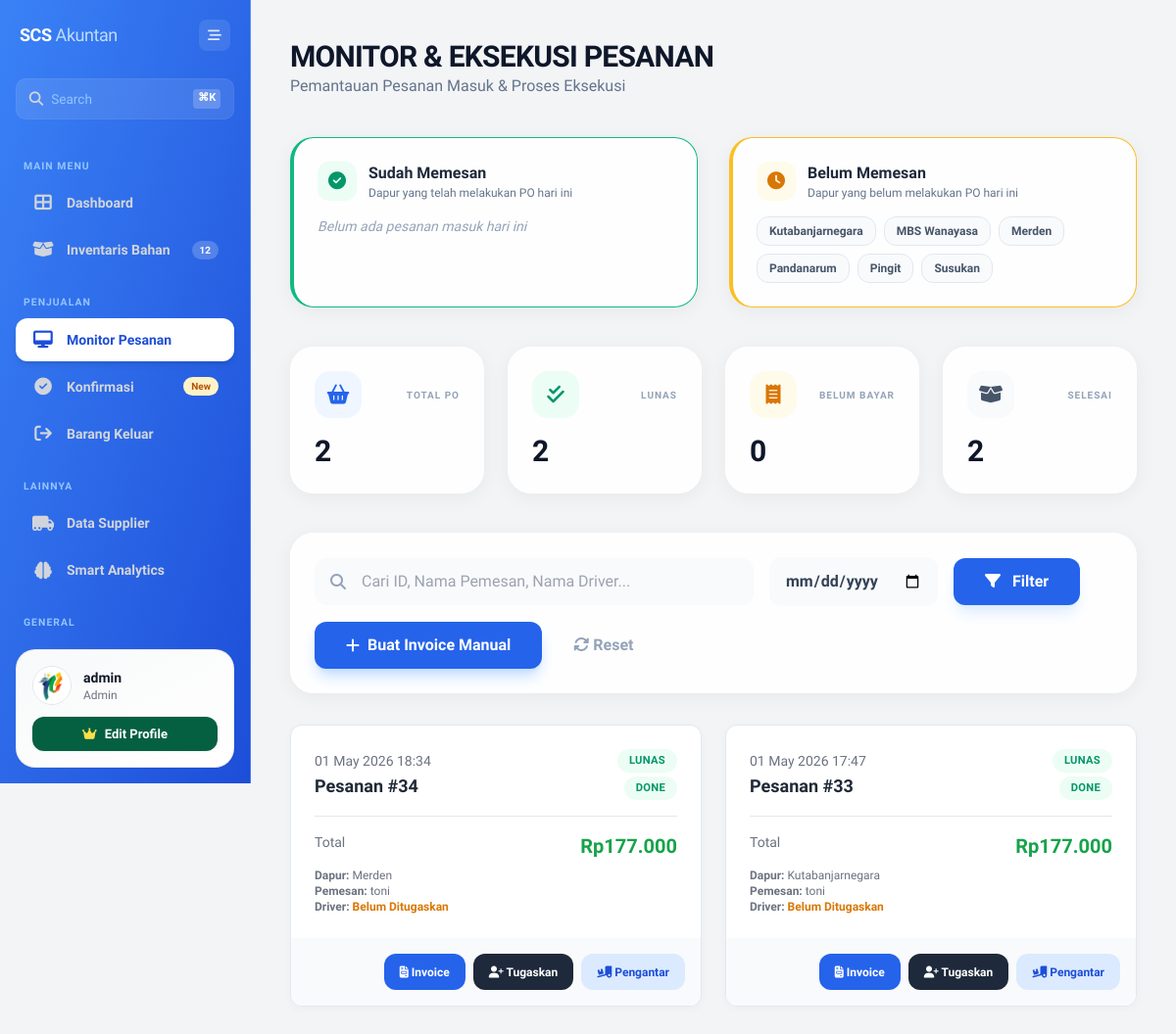
Page /laporanPenjualan.php (signed in) on the committed database.
### tables this page shows
CREATE TABLE `pesanan` (
  `id_pesanan` int UNSIGNED NOT NULL,
  `id_dapur` int NOT NULL,
  `nama_pemesan` varchar(100) NOT NULL,
  `email_pemesan` varchar(100) DEFAULT NULL,
  `wa_pemesan` varchar(20) NOT NULL,
  `tgl_digunakan` date DEFAULT NULL,
  `catatan` text,
  `total_harga` decimal(10,2) NOT NULL DEFAULT '0.00',
  `status_pembayaran` enum('Belum Bayar','Lunas','Batal') NOT NULL DEFAULT 'Belum Bayar',
  `status_pengiriman` enum('Pending','Ongoing','Done') NOT NULL DEFAULT 'Pending',
  `tgl_pesan` timestamp NOT NULL DEFAULT CURRENT_TIMESTAMP,
  `id_suplier` int UNSIGNED DEFAULT NULL,
  `id_driver` int DEFAULT NULL,
  `nama_driver` varchar(100) DEFAULT NULL
);

CREATE TABLE `user` (
  `id` int NOT NULL,
  `nama` varchar(30) DEFAULT NULL,
  `password` varchar(255) DEFAULT NULL,
  `role` ENUM('admin', 'dapur', 'akuntan') NOT NULL,
  `foto` varchar(255) DEFAULT NULL
);

### laporanPenjualan.php (the view, shortened to what this page needs)
<?php
include 'koneksi.php';
$search = trim($_GET['search'] ?? '');
$filter_tanggal = $_GET['tanggal'] ?? '';
$filter_nama_dapur = trim($_GET['filter_nama'] ?? '');
$show_laporan_harian = empty($filter_nama_dapur);
$laporan_harian = [];
if ($show_laporan_harian) {
    $master_dapur = [];
    $dapur_sudah_pesan_ids = [];
    $res = $koneksi->query("SELECT id, nama FROM user WHERE role = 'dapur' ORDER BY nama ASC");
    while ($row = $res->fetch_assoc()) $master_dapur[$row['id']] = $row['nama'];
    foreach ($master_dapur as $id => $nama) {
        $laporan_harian[] = ['nama' => $nama, 'status' => in_array($id, $dapur_sudah_pesan_ids) ? 'Sudah' : 'Belum'];
    }
}
$riwayat_pembelian = [];
$sql_pesanan = "SELECT P.*, U.nama as nama_dapur
                FROM pesanan AS P
                LEFT JOIN user AS U ON P.id_dapur = U.id
                WHERE 1=1";
$sql_pesanan .= " ORDER BY P.id_pesanan DESC";
$res_main = $koneksi->query($sql_pesanan);
if ($res_main) {
    while ($row = $res_main->fetch_assoc()) {
        $riwayat_pembelian[] = [
            'id' => $row['id_pesanan'],
            'tanggal' => date('d F Y H:i', strtotime($row['tgl_pesan'])),
            'status_pembayaran' => $row['status_pembayaran'],
            'status_pengiriman' => $row['status_pengiriman'],
            'total_harga' => $row['total_harga'],
            'nama_dapur' => $row['nama_dapur'] ?? 'User Dihapus',
            'nama_pemesan' => $row['nama_pemesan'] ?? '-',
            'nopol_driver' => $row['nopol_driver'] ?? '-',
            'nama_driver' => $row['nama_driver'] ?? '-',
            'no_hp_driver' => $row['no_hp_driver'] ?? '-',
            'wa_pemesan' => $row['wa_pemesan']
        ];
    }
}
$res_count = $koneksi->query("SELECT status_pembayaran, status_pengiriman FROM pesanan");
$total_pesanan_count = 0; $lunas_count = 0; $belum_bayar_count = 0; $selesai_count = 0;
while($r = $res_count->fetch_assoc()){
    $total_pesanan_count++;
    if($r['status_pembayaran']=='Lunas') $lunas_count++;
    if($r['status_pengiriman']=='Done') $selesai_count++;
}
?>
<!DOCTYPE html>
<html lang="id">
<head>
    <script src="https://cdn.tailwindcss.com"></script>
    <link rel="stylesheet" href="https://cdnjs.cloudflare.com/ajax/libs/font-awesome/6.5.0/css/all.min.css">
</head>
<body class="flex bg-gray-100 min-h-screen">
    <?php include 'sidebar.php'; ?>
    <main class="flex-1 min-h-screen p-6 md:p-10 transition-all duration-300">
        <div class="flex flex-col lg:flex-row justify-between items-start lg:items-center mb-10 gap-4">
            <div>
                <h1 class="text-3xl font-black text-slate-900 uppercase tracking-tight">Monitor & Eksekusi Pesanan</h1>
                <p class="text-slate-500 font-medium">Pemantauan Pesanan Masuk & Proses Eksekusi</p>
            </div>
        </div>
        <?php if ($show_laporan_harian): ?>
        <div class="grid grid-cols-1 lg:grid-cols-2 gap-8 mb-10">
            <div class="glass-card p-6 border-l-4 border-emerald-500">
                <div class="flex items-center gap-3 mb-4">
                    <div class="w-10 h-10 bg-emerald-50 rounded-xl flex items-center justify-center text-emerald-600">
                        <i class="fas fa-check-circle text-lg"></i>
                    </div>
                    <div>
                        <h3 class="font-bold text-slate-800">Sudah Memesan</h3>
                        <p class="text-xs text-slate-500">Dapur yang telah melakukan PO hari ini</p>
                    </div>
                </div>
                <div class="flex flex-wrap gap-2">
                    <?php
                    $count_sudah = 0;
                    if($count_sudah==0) echo '<p class="text-slate-400 text-sm italic">Belum ada pesanan masuk hari ini</p>';
                    ?>
                </div>
            </div>
            <div class="glass-card p-6 border-l-4 border-amber-400">
                <div class="flex items-center gap-3 mb-4">
                    <div class="w-10 h-10 bg-amber-50 rounded-xl flex items-center justify-center text-amber-600">
                        <i class="fas fa-clock text-lg"></i>
                    </div>
                    <div>
                        <h3 class="font-bold text-slate-800">Belum Memesan</h3>
                        <p class="text-xs text-slate-500">Dapur yang belum melakukan PO hari ini</p>
                    </div>
                </div>
                <div class="flex flex-wrap gap-2">
                    <?php
                    foreach ($laporan_harian as $l) {
                        if($l['status']=='Belum') {
                            echo '<span class="inline-flex items-center px-3 py-1.5 rounded-xl bg-slate-50 text-slate-600 text-xs font-bold border border-slate-200">'.$l['nama'].'</span>';
                        }
                    }
                    ?>
                </div>
            </div>
        </div>
        <?php endif; ?>
        <div class="grid grid-cols-1 md:grid-cols-4 gap-6 mb-10">
            <div onclick="setFilter('total')" class="glass-card p-6 cursor-pointer group hover:bg-blue-600 transition-all duration-300">
                <div class="flex items-center justify-between mb-4">
                    <div class="w-12 h-12 bg-blue-50 group-hover:bg-blue-500 rounded-2xl flex items-center justify-center text-blue-600 group-hover:text-white transition-colors">
                        <i class="fas fa-shopping-basket text-xl"></i>
                    </div>
                    <span class="text-[10px] font-black uppercase tracking-widest text-slate-400 group-hover:text-blue-200 transition-colors">Total PO</span>
                </div>
                <h3 class="text-3xl font-black text-slate-900 group-hover:text-white transition-colors"><?php echo $total_pesanan_count; ?></h3>
            </div>
            <div onclick="setFilter('lunas')" class="glass-card p-6 cursor-pointer group hover:bg-emerald-600 transition-all duration-300">
                <div class="flex items-center justify-between mb-4">
                    <div class="w-12 h-12 bg-emerald-50 group-hover:bg-emerald-500 rounded-2xl flex items-center justify-center text-emerald-600 group-hover:text-white transition-colors">
                        <i class="fas fa-check-double text-xl"></i>
                    </div>
                    <span class="text-[10px] font-black uppercase tracking-widest text-slate-400 group-hover:text-emerald-200 transition-colors">Lunas</span>
                </div>
                <h3 class="text-3xl font-black text-slate-900 group-hover:text-white transition-colors"><?php echo $lunas_count; ?></h3>
            </div>
            <div onclick="setFilter('belum_bayar')" class="glass-card p-6 cursor-pointer group hover:bg-amber-500 transition-all duration-300">
                <div class="flex items-center justify-between mb-4">
                    <div class="w-12 h-12 bg-amber-50 group-hover:bg-amber-400 rounded-2xl flex items-center justify-center text-amber-600 group-hover:text-white transition-colors">
                        <i class="fas fa-receipt text-xl"></i>
                    </div>
                    <span class="text-[10px] font-black uppercase tracking-widest text-slate-400 group-hover:text-amber-100 transition-colors">Belum Bayar</span>
                </div>
                <h3 class="text-3xl font-black text-slate-900 group-hover:text-white transition-colors"><?php echo $belum_bayar_count; ?></h3>
            </div>
            <div onclick="setFilter('selesai')" class="glass-card p-6 cursor-pointer group hover:bg-slate-800 transition-all duration-300">
                <div class="flex items-center justify-between mb-4">
                    <div class="w-12 h-12 bg-slate-50 group-hover:bg-slate-700 rounded-2xl flex items-center justify-center text-slate-600 group-hover:text-white transition-colors">
                        <i class="fas fa-box-open text-xl"></i>
                    </div>
                    <span class="text-[10px] font-black uppercase tracking-widest text-slate-400 group-hover:text-slate-400 transition-colors">Selesai</span>
                </div>
                <h3 class="text-3xl font-black text-slate-900 group-hover:text-white transition-colors"><?php echo $selesai_count; ?></h3>
            </div>
        </div>
        <div class="glass-card p-6 mb-8 flex flex-wrap items-center gap-4">
            <div class="relative flex-grow max-w-md">
                <i class="fas fa-search absolute left-4 top-1/2 -translate-y-1/2 text-slate-400"></i>
                <input type="text" id="searchInput" value="<?php echo htmlspecialchars($search); ?>"
                       placeholder="Cari ID, Nama Pemesan, Nama Driver..."
                       class="w-full pl-12 pr-4 py-3 bg-slate-50 border-none rounded-xl focus:ring-2 focus:ring-blue-500 font-medium transition outline-none">
            </div>
            <input type="date" id="dateFilter" value="<?php echo htmlspecialchars($filter_tanggal); ?>"
                   class="bg-slate-50 border-none rounded-xl px-4 py-3 font-bold text-slate-700 focus:ring-2 focus:ring-blue-500 outline-none">
            <button onclick="applyFilters()" class="bg-blue-600 hover:bg-blue-700 text-white px-8 py-3 rounded-xl font-bold shadow-lg shadow-blue-100 transition-all active:scale-95">
                <i class="fas fa-filter mr-2"></i> Filter
            </button>
            <a href="invoice_manual.php" class="bg-blue-600 hover:bg-blue-700 text-white px-8 py-3 rounded-xl font-bold shadow-lg shadow-blue-200 transition-all active:scale-95 flex items-center gap-2">
                <i class="fas fa-plus"></i> Buat Invoice Manual
            </a>
            <a href="laporanPenjualan.php" class="text-slate-400 hover:text-blue-600 font-bold px-4 py-3 transition">
                <i class="fas fa-sync-alt"></i> Reset
            </a>
        </div>
        <div id="dataContainer" class="grid grid-cols-1 md:grid-cols-2 gap-6">
            <?php if (empty($riwayat_pembelian)): ?>
                <div class="col-span-2 bg-white p-8 rounded-xl text-center text-gray-500 shadow">
                    <i class="fas fa-inbox text-4xl mb-4 text-gray-300"></i>
                    <p>Tidak ada data ditemukan.</p>
                </div>
            <?php else: ?>
                <?php foreach ($riwayat_pembelian as $pesanan): ?>
                    <div class="bg-white rounded-xl invoice-card overflow-hidden flex flex-col hover:shadow-lg transition-shadow duration-300">
                        <div class="p-6 flex-grow">
                            <div class="flex justify-between items-start mb-4">
                                <div>
                                    <span class="text-sm text-gray-500"><?php echo $pesanan['tanggal']; ?></span>
                                    <h3 class="text-lg font-bold text-gray-800">Pesanan #<?php echo $pesanan['id']; ?></h3>
                                </div>
                                <div class="flex flex-col items-end gap-1 text-xs">
                                    <span class="badge <?php echo $pesanan['status_pembayaran']=='Lunas'?'badge-lunas':'badge-belum-bayar'; ?>">
                                        <?php echo $pesanan['status_pembayaran']; ?>
                                    </span>
                                    <span class="badge <?php echo $pesanan['status_pengiriman']=='Done'?'badge-done':'badge-pending'; ?>">
                                        <?php echo $pesanan['status_pengiriman']; ?>
                                    </span>
                                </div>
                            </div>
                            <div class="border-t pt-4">
                                <div class="flex justify-between mb-2">
                                    <span class="text-sm text-gray-500">Total</span>
                                    <span class="font-bold text-xl text-green-600">Rp<?php echo number_format($pesanan['total_harga'],0,',','.'); ?></span>
                                </div>
                                <p class="text-xs text-gray-500">
                                    <b>Dapur:</b> <?php echo $pesanan['nama_dapur']; ?><br>
                                    <b>Pemesan:</b> <?php echo $pesanan['nama_pemesan']; ?><br>
                                    <b>Driver:</b> <?php echo $pesanan['nama_driver'] !== '-' ? $pesanan['nama_driver'] . ' (' . $pesanan['nopol_driver'] . ')' : '<span class="text-amber-600 font-bold">Belum Ditugaskan</span>'; ?>
                                </p>
                            </div>
                        </div>
                        <div class="bg-gray-50 p-4 flex flex-wrap gap-2 justify-end">
                             <a href="cetak_invoice.php?id=<?php echo $pesanan['id']; ?>" target="_blank" class="action-btn bg-blue-600 text-white hover:bg-blue-700 transition">
                                 <i class="fas fa-file-invoice"></i> Invoice
                             </a>
                             <?php if ($pesanan['status_pembayaran'] !== 'Batal'): ?>
                             <button onclick="bukaModalTugaskan('<?php echo $pesanan['id']; ?>', '<?php echo addslashes($pesanan['nama_driver']); ?>', '<?php echo addslashes($pesanan['nopol_driver']); ?>', '<?php echo addslashes($pesanan['no_hp_driver']); ?>')"
                                     class="action-btn bg-slate-800 text-white hover:bg-slate-900 transition">
                                 <i class="fas fa-user-plus"></i> Tugaskan
                             </button>
                             <a href="cetak_pengantar.php?id=<?php echo $pesanan['id']; ?>" target="_blank" class="action-btn bg-blue-100 text-blue-700 hover:bg-blue-600 hover:text-white transition">
                                 <i class="fas fa-truck-ramp-box"></i> Pengantar
                             </a>
                             <?php endif; ?>
                        </div>
                    </div>
                <?php endforeach; ?>
            <?php endif; ?>
        </div>
    </main>
</body>
</html>

### laporanPenjualan.php (style rules this page uses)
body { font-family: 'Outfit', sans-serif; background-color: #F8FAFC; color: #1E293B; }
.glass-card { background: rgba(255, 255, 255, 0.9); backdrop-filter: blur(12px); border-radius: 1.5rem; box-shadow: 0 4px 20px rgba(0, 0, 0, 0.05); border: 1px solid rgba(255,255,255,0.5); }
.invoice-card { background: white; border-radius: 1.25rem; box-shadow: 0 2px 10px rgba(0, 0, 0, 0.03); border: 1px solid #e2e8f0; transition: all 0.3s ease; }
.badge { padding: 0.25rem 0.75rem; border-radius: 9999px; font-weight: 600; font-size: 0.7rem; text-transform: uppercase; letter-spacing: 0.025em; }
.badge-done { background-color: #ECFDF5; color: #059669; }
.badge-lunas { background-color: #ECFDF5; color: #059669; }
.action-btn { font-size: 0.75rem; font-weight: 700; padding: 0.6rem 1rem; border-radius: 0.75rem; transition: all 0.2s; }
main { margin-left: 0; transition: all 0.3s ease; }
@media (min-width: 1025px) { main { margin-left: 16rem; } }

### sidebar.php (style rules this page uses)
* { margin: 0; padding: 0; -webkit-tap-highlight-color: transparent; box-sizing: border-box; font-family: 'Google Sans', sans-serif; }

### rows in the picture
pesanan: tanggal "01 May 2026 18:34", id_pesanan "34", status_pembayaran "LUNAS", status_pengiriman "DONE", total_harga "177.000", user.nama "Merden", nama_pemesan "toni"
pesanan: tanggal "01 May 2026 17:47", id_pesanan "33", status_pembayaran "LUNAS", status_pengiriman "DONE", total_harga "177.000", user.nama "Kutabanjarnegara", nama_pemesan "toni"

### other values in the picture
$user_nama "admin"
$user_role "Admin"
$l['nama'] "Kutabanjarnegara"
$l['nama'] "MBS Wanayasa"
$l['nama'] "Merden"
$l['nama'] "Pandanarum"
$l['nama'] "Pingit"
$l['nama'] "Susukan"
$total_pesanan_count "2"
$lunas_count "2"
$belum_bayar_count "0"
$selesai_count "2"
